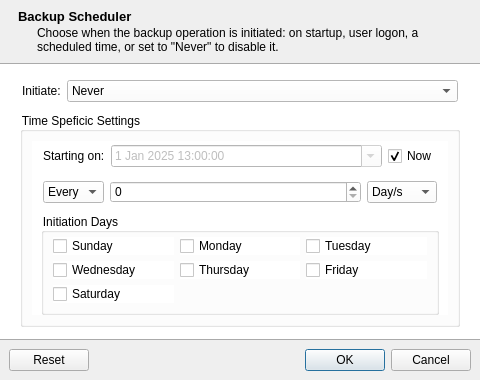
<?xml version="1.0" encoding="UTF-8"?>
<ui version="4.0">
 <class>MainWindow</class>
 <widget class="QMainWindow" name="MainWindow">
  <property name="windowModality">
   <enum>Qt::ApplicationModal</enum>
  </property>
  <property name="geometry">
   <rect>
    <x>0</x>
    <y>0</y>
    <width>480</width>
    <height>380</height>
   </rect>
  </property>
  <property name="minimumSize">
   <size>
    <width>480</width>
    <height>380</height>
   </size>
  </property>
  <property name="maximumSize">
   <size>
    <width>480</width>
    <height>380</height>
   </size>
  </property>
  <property name="windowTitle">
   <string>Backup Scheduler</string>
  </property>
  <property name="windowIcon">
   <iconset resource="assets.qrc">
    <normaloff>:/sources/Identity/logo-simplified.ico</normaloff>:/sources/Identity/logo-simplified.ico</iconset>
  </property>
  <widget class="QWidget" name="centralwidget">
   <layout class="QVBoxLayout" name="verticalLayout">
    <property name="spacing">
     <number>0</number>
    </property>
    <property name="leftMargin">
     <number>0</number>
    </property>
    <property name="topMargin">
     <number>0</number>
    </property>
    <property name="rightMargin">
     <number>0</number>
    </property>
    <property name="bottomMargin">
     <number>0</number>
    </property>
    <item>
     <widget class="QWidget" name="titleText" native="true">
      <property name="sizePolicy">
       <sizepolicy hsizetype="Minimum" vsizetype="Minimum">
        <horstretch>0</horstretch>
        <verstretch>0</verstretch>
       </sizepolicy>
      </property>
      <property name="autoFillBackground">
       <bool>false</bool>
      </property>
      <layout class="QVBoxLayout" name="verticalLayout_2">
       <property name="spacing">
        <number>2</number>
       </property>
       <property name="leftMargin">
        <number>18</number>
       </property>
       <property name="rightMargin">
        <number>18</number>
       </property>
       <item>
        <widget class="QLabel" name="insights_text">
         <property name="sizePolicy">
          <sizepolicy hsizetype="Preferred" vsizetype="Preferred">
           <horstretch>0</horstretch>
           <verstretch>0</verstretch>
          </sizepolicy>
         </property>
         <property name="contextMenuPolicy">
          <enum>Qt::ActionsContextMenu</enum>
         </property>
         <property name="text">
          <string>&lt;html&gt;&lt;head/&gt;&lt;body&gt;&lt;p&gt;&lt;span style=&quot; font-size:10pt; font-weight:600;&quot;&gt;Backup Scheduler&lt;/span&gt;&lt;/p&gt;&lt;/body&gt;&lt;/html&gt;</string>
         </property>
         <property name="textFormat">
          <enum>Qt::RichText</enum>
         </property>
         <property name="alignment">
          <set>Qt::AlignLeading|Qt::AlignLeft|Qt::AlignVCenter</set>
         </property>
         <property name="wordWrap">
          <bool>true</bool>
         </property>
        </widget>
       </item>
       <item>
        <widget class="QLabel" name="insights_desc">
         <property name="sizePolicy">
          <sizepolicy hsizetype="Preferred" vsizetype="Preferred">
           <horstretch>0</horstretch>
           <verstretch>0</verstretch>
          </sizepolicy>
         </property>
         <property name="contextMenuPolicy">
          <enum>Qt::ActionsContextMenu</enum>
         </property>
         <property name="styleSheet">
          <string notr="true">background:transparent;
padding-left: 16px;
padding-right: 16px;</string>
         </property>
         <property name="text">
          <string>&lt;html&gt;&lt;head/&gt;&lt;body&gt;&lt;p&gt;Choose when the backup operation is initiated: on startup, user logon, a scheduled time, or set to &amp;quot;Never&amp;quot; to disable it.&lt;/p&gt;&lt;/body&gt;&lt;/html&gt;</string>
         </property>
         <property name="textFormat">
          <enum>Qt::RichText</enum>
         </property>
         <property name="alignment">
          <set>Qt::AlignLeading|Qt::AlignLeft|Qt::AlignVCenter</set>
         </property>
         <property name="wordWrap">
          <bool>true</bool>
         </property>
        </widget>
       </item>
      </layout>
     </widget>
    </item>
    <item>
     <widget class="QFrame" name="mainContent">
      <property name="enabled">
       <bool>true</bool>
      </property>
      <property name="sizePolicy">
       <sizepolicy hsizetype="Preferred" vsizetype="Expanding">
        <horstretch>0</horstretch>
        <verstretch>0</verstretch>
       </sizepolicy>
      </property>
      <property name="autoFillBackground">
       <bool>false</bool>
      </property>
      <property name="styleSheet">
       <string notr="true">#mainContent {
	background-color: rgb(255, 255, 255);
    border-top: 1px solid rgb(170, 170, 170);
    border-bottom: 1px solid rgb(170, 170, 170);
    border-left: none;
    border-right: none;
}

</string>
      </property>
      <property name="frameShape">
       <enum>QFrame::NoFrame</enum>
      </property>
      <property name="frameShadow">
       <enum>QFrame::Raised</enum>
      </property>
      <property name="midLineWidth">
       <number>0</number>
      </property>
      <layout class="QVBoxLayout" name="verticalLayout_6">
       <property name="leftMargin">
        <number>16</number>
       </property>
       <property name="topMargin">
        <number>8</number>
       </property>
       <property name="rightMargin">
        <number>16</number>
       </property>
       <property name="bottomMargin">
        <number>8</number>
       </property>
       <item>
        <widget class="QWidget" name="widget_2" native="true">
         <property name="enabled">
          <bool>true</bool>
         </property>
         <property name="sizePolicy">
          <sizepolicy hsizetype="Preferred" vsizetype="Maximum">
           <horstretch>0</horstretch>
           <verstretch>0</verstretch>
          </sizepolicy>
         </property>
         <property name="styleSheet">
          <string notr="true">background:rgb(255,255,255)</string>
         </property>
         <layout class="QVBoxLayout" name="verticalLayout_4">
          <property name="leftMargin">
           <number>4</number>
          </property>
          <property name="topMargin">
           <number>4</number>
          </property>
          <property name="rightMargin">
           <number>4</number>
          </property>
          <property name="bottomMargin">
           <number>4</number>
          </property>
          <item>
           <widget class="QWidget" name="initiationGroup" native="true">
            <layout class="QHBoxLayout" name="horizontalLayout_2">
             <property name="leftMargin">
              <number>2</number>
             </property>
             <property name="topMargin">
              <number>4</number>
             </property>
             <property name="rightMargin">
              <number>2</number>
             </property>
             <property name="bottomMargin">
              <number>4</number>
             </property>
             <item>
              <widget class="QLabel" name="label">
               <property name="sizePolicy">
                <sizepolicy hsizetype="Maximum" vsizetype="Preferred">
                 <horstretch>0</horstretch>
                 <verstretch>0</verstretch>
                </sizepolicy>
               </property>
               <property name="text">
                <string>Initiate:</string>
               </property>
              </widget>
             </item>
             <item>
              <widget class="QComboBox" name="initiationType">
               <property name="styleSheet">
                <string notr="true">QComboBox QAbstractItemView {
    background: white; 
    selection-background-color: lightblue;
    selection-color: black;
}


QComboBox QAbstractItemView::item:hover {
    background: lightblue; 
    color: black; 
}
</string>
               </property>
               <property name="editable">
                <bool>false</bool>
               </property>
               <property name="frame">
                <bool>true</bool>
               </property>
               <item>
                <property name="text">
                 <string>Never</string>
                </property>
               </item>
               <item>
                <property name="text">
                 <string>At startup</string>
                </property>
               </item>
               <item>
                <property name="text">
                 <string>On a schedule</string>
                </property>
               </item>
               <item>
                <property name="text">
                 <string>At current user's logon</string>
                </property>
               </item>
              </widget>
             </item>
            </layout>
           </widget>
          </item>
          <item>
           <widget class="QGroupBox" name="timeSettingsGroup">
            <property name="enabled">
             <bool>true</bool>
            </property>
            <property name="sizePolicy">
             <sizepolicy hsizetype="Preferred" vsizetype="Expanding">
              <horstretch>0</horstretch>
              <verstretch>0</verstretch>
             </sizepolicy>
            </property>
            <property name="styleSheet">
             <string notr="true">background:rgb(255,255,255)
</string>
            </property>
            <property name="title">
             <string>Time Speficic Settings</string>
            </property>
            <layout class="QHBoxLayout" name="horizontalLayout_3">
             <item alignment="Qt::AlignTop">
              <widget class="QWidget" name="layout" native="true">
               <property name="sizePolicy">
                <sizepolicy hsizetype="Preferred" vsizetype="Preferred">
                 <horstretch>0</horstretch>
                 <verstretch>0</verstretch>
                </sizepolicy>
               </property>
               <layout class="QVBoxLayout" name="verticalLayout_8">
                <property name="topMargin">
                 <number>0</number>
                </property>
                <property name="bottomMargin">
                 <number>0</number>
                </property>
                <item>
                 <widget class="QWidget" name="widget_7" native="true">
                  <layout class="QHBoxLayout" name="horizontalLayout_5">
                   <property name="leftMargin">
                    <number>2</number>
                   </property>
                   <property name="topMargin">
                    <number>4</number>
                   </property>
                   <property name="rightMargin">
                    <number>2</number>
                   </property>
                   <property name="bottomMargin">
                    <number>4</number>
                   </property>
                   <item>
                    <widget class="QLabel" name="label_3">
                     <property name="sizePolicy">
                      <sizepolicy hsizetype="Maximum" vsizetype="Preferred">
                       <horstretch>0</horstretch>
                       <verstretch>0</verstretch>
                      </sizepolicy>
                     </property>
                     <property name="text">
                      <string>Starting on:</string>
                     </property>
                    </widget>
                   </item>
                   <item>
                    <widget class="QDateTimeEdit" name="dateTimeEdit">
                     <property name="enabled">
                      <bool>false</bool>
                     </property>
                     <property name="date">
                      <date>
                       <year>2025</year>
                       <month>1</month>
                       <day>1</day>
                      </date>
                     </property>
                     <property name="time">
                      <time>
                       <hour>13</hour>
                       <minute>0</minute>
                       <second>0</second>
                      </time>
                     </property>
                     <property name="currentSection">
                      <enum>QDateTimeEdit::DaySection</enum>
                     </property>
                     <property name="calendarPopup">
                      <bool>true</bool>
                     </property>
                    </widget>
                   </item>
                   <item>
                    <widget class="QCheckBox" name="timeNowCheck">
                     <property name="sizePolicy">
                      <sizepolicy hsizetype="Maximum" vsizetype="Fixed">
                       <horstretch>0</horstretch>
                       <verstretch>0</verstretch>
                      </sizepolicy>
                     </property>
                     <property name="text">
                      <string>Now</string>
                     </property>
                     <property name="checked">
                      <bool>true</bool>
                     </property>
                    </widget>
                   </item>
                  </layout>
                 </widget>
                </item>
                <item alignment="Qt::AlignTop">
                 <widget class="QWidget" name="recurrenceGroup" native="true">
                  <layout class="QHBoxLayout" name="horizontalLayout_4">
                   <property name="leftMargin">
                    <number>2</number>
                   </property>
                   <property name="topMargin">
                    <number>4</number>
                   </property>
                   <property name="rightMargin">
                    <number>2</number>
                   </property>
                   <property name="bottomMargin">
                    <number>4</number>
                   </property>
                   <item>
                    <widget class="QComboBox" name="recurrenceType">
                     <property name="sizePolicy">
                      <sizepolicy hsizetype="Maximum" vsizetype="Fixed">
                       <horstretch>0</horstretch>
                       <verstretch>0</verstretch>
                      </sizepolicy>
                     </property>
                     <property name="styleSheet">
                      <string notr="true">QComboBox QAbstractItemView {
    background: white; 
    selection-background-color: lightblue;
    selection-color: black;
}


QComboBox QAbstractItemView::item:hover {
    background: lightblue; 
    color: black; 
}
</string>
                     </property>
                     <property name="duplicatesEnabled">
                      <bool>false</bool>
                     </property>
                     <item>
                      <property name="text">
                       <string>Every</string>
                      </property>
                     </item>
                     <item>
                      <property name="text">
                       <string>Once</string>
                      </property>
                     </item>
                    </widget>
                   </item>
                   <item>
                    <widget class="QSpinBox" name="recurrenceStep">
                     <property name="buttonSymbols">
                      <enum>QAbstractSpinBox::UpDownArrows</enum>
                     </property>
                     <property name="specialValueText">
                      <string/>
                     </property>
                     <property name="accelerated">
                      <bool>false</bool>
                     </property>
                     <property name="showGroupSeparator" stdset="0">
                      <bool>false</bool>
                     </property>
                     <property name="suffix">
                      <string/>
                     </property>
                    </widget>
                   </item>
                   <item>
                    <widget class="QComboBox" name="recurrenceStepUnit">
                     <property name="sizePolicy">
                      <sizepolicy hsizetype="Maximum" vsizetype="Fixed">
                       <horstretch>0</horstretch>
                       <verstretch>0</verstretch>
                      </sizepolicy>
                     </property>
                     <property name="styleSheet">
                      <string notr="true">QComboBox QAbstractItemView {
    background: white; 
    selection-background-color: lightblue;
    selection-color: black;
}


QComboBox QAbstractItemView::item:hover {
    background: lightblue; 
    color: black; 
}
</string>
                     </property>
                     <property name="editable">
                      <bool>false</bool>
                     </property>
                     <item>
                      <property name="text">
                       <string>Day/s</string>
                      </property>
                     </item>
                     <item>
                      <property name="text">
                       <string>Week/s</string>
                      </property>
                     </item>
                    </widget>
                   </item>
                  </layout>
                 </widget>
                </item>
                <item>
                 <widget class="QGroupBox" name="weekdaysGrid">
                  <property name="title">
                   <string>Initiation Days</string>
                  </property>
                  <layout class="QGridLayout" name="dayChoiceGrid">
                   <property name="topMargin">
                    <number>4</number>
                   </property>
                   <item row="0" column="1">
                    <widget class="QCheckBox" name="mondayChoice">
                     <property name="text">
                      <string>Monday</string>
                     </property>
                    </widget>
                   </item>
                   <item row="0" column="2">
                    <widget class="QCheckBox" name="tuesdayChoice">
                     <property name="text">
                      <string>Tuesday</string>
                     </property>
                    </widget>
                   </item>
                   <item row="1" column="0">
                    <widget class="QCheckBox" name="wednesdayChoice">
                     <property name="text">
                      <string>Wednesday</string>
                     </property>
                    </widget>
                   </item>
                   <item row="1" column="2">
                    <widget class="QCheckBox" name="fridayChoice">
                     <property name="text">
                      <string>Friday</string>
                     </property>
                    </widget>
                   </item>
                   <item row="1" column="1">
                    <widget class="QCheckBox" name="thursdayChoice">
                     <property name="text">
                      <string>Thursday</string>
                     </property>
                    </widget>
                   </item>
                   <item row="0" column="0">
                    <widget class="QCheckBox" name="sundayChoice">
                     <property name="text">
                      <string>Sunday</string>
                     </property>
                    </widget>
                   </item>
                   <item row="2" column="0">
                    <widget class="QCheckBox" name="saturdayChoice">
                     <property name="text">
                      <string>Saturday</string>
                     </property>
                    </widget>
                   </item>
                  </layout>
                 </widget>
                </item>
               </layout>
              </widget>
             </item>
            </layout>
           </widget>
          </item>
         </layout>
        </widget>
       </item>
      </layout>
     </widget>
    </item>
    <item>
     <widget class="QWidget" name="dialogButtonsGroup" native="true">
      <property name="sizePolicy">
       <sizepolicy hsizetype="Preferred" vsizetype="Minimum">
        <horstretch>0</horstretch>
        <verstretch>0</verstretch>
       </sizepolicy>
      </property>
      <property name="autoFillBackground">
       <bool>false</bool>
      </property>
      <property name="styleSheet">
       <string notr="true"/>
      </property>
      <layout class="QVBoxLayout" name="verticalLayout_3">
       <item>
        <widget class="QDialogButtonBox" name="dialogButtons">
         <property name="standardButtons">
          <set>QDialogButtonBox::Cancel|QDialogButtonBox::Ok|QDialogButtonBox::Reset</set>
         </property>
         <property name="centerButtons">
          <bool>false</bool>
         </property>
        </widget>
       </item>
      </layout>
     </widget>
    </item>
   </layout>
  </widget>
 </widget>
 <resources>
  <include location="assets.qrc"/>
 </resources>
 <connections>
  <connection>
   <sender>timeNowCheck</sender>
   <signal>toggled(bool)</signal>
   <receiver>dateTimeEdit</receiver>
   <slot>setDisabled(bool)</slot>
   <hints>
    <hint type="sourcelabel">
     <x>438</x>
     <y>165</y>
    </hint>
    <hint type="destinationlabel">
     <x>199</x>
     <y>157</y>
    </hint>
   </hints>
  </connection>
 </connections>
</ui>
